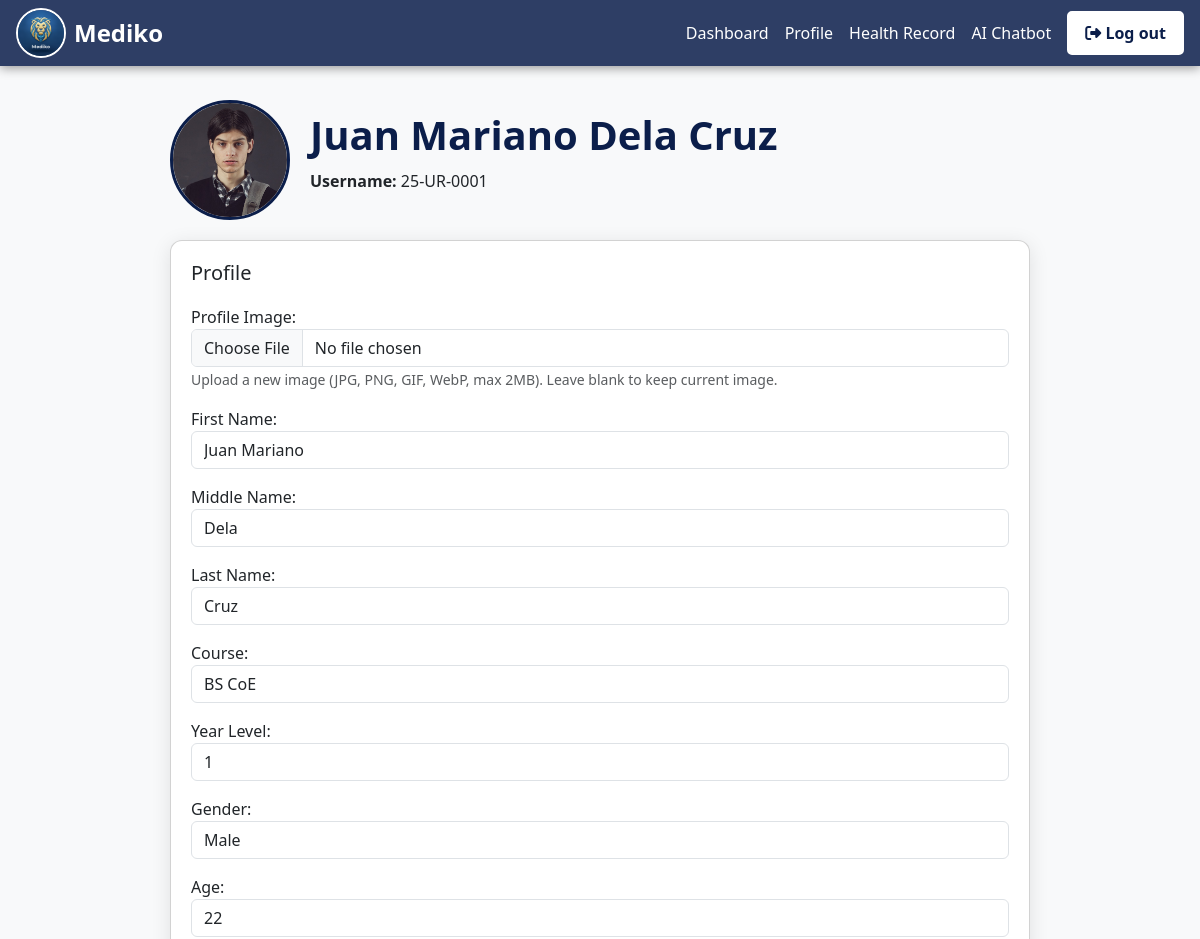
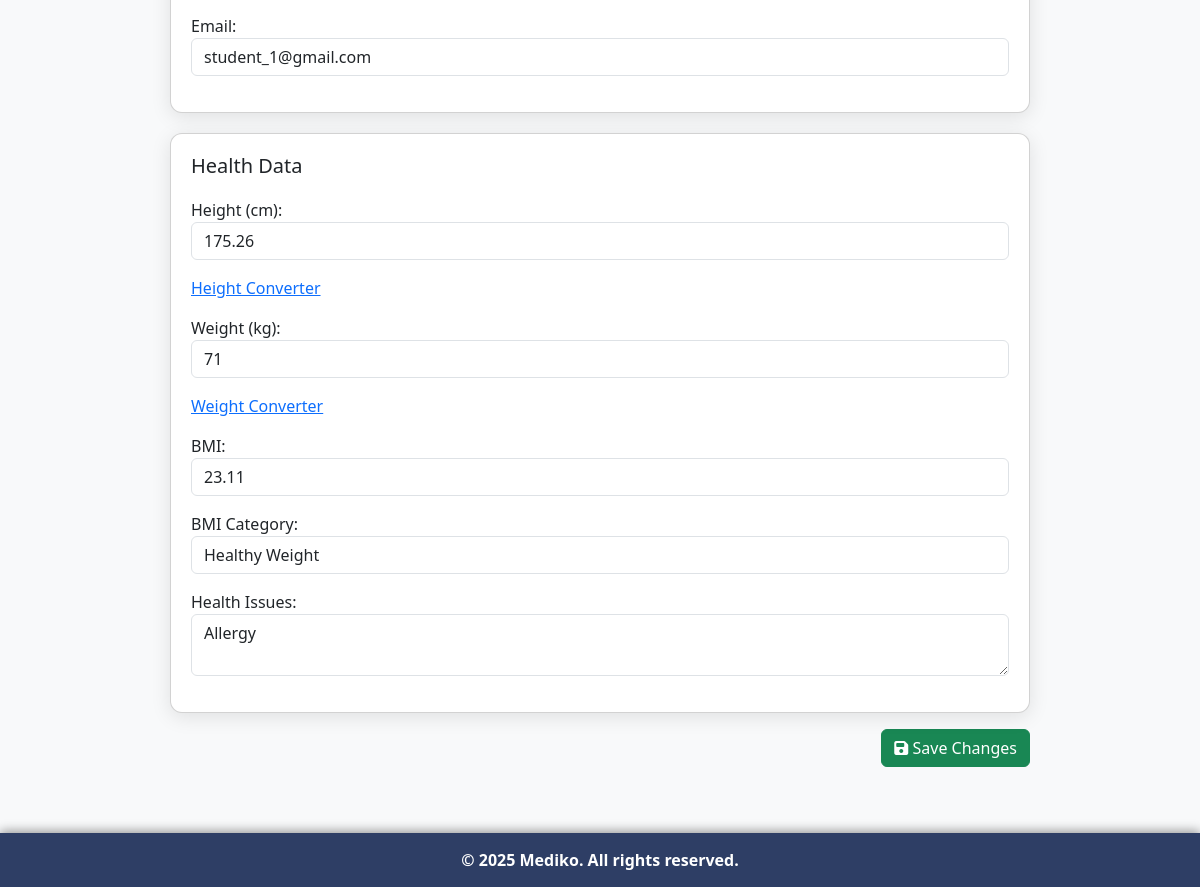
/main/user/user_EditProfile.php (signed in), run on the app's committed database (2 pictures, top to bottom).
### tables this page shows
CREATE TABLE `tb_students` (
  `stud_id` int(11) NOT NULL,
  `user_id` int(11) NOT NULL,
  `stud_lname` varchar(50) NOT NULL,
  `stud_fname` varchar(50) NOT NULL,
  `stud_mname` varchar(50) NOT NULL,
  `stud_course` enum('BS IT','BS Architecture','BS CoE','BS CE','BS EE','BS ME','BSED','BEED','BS Mathemathics','ABEL') NOT NULL,
  `stud_year` enum('1','2','3','4','5') NOT NULL,
  `stud_gender` enum('Male','Female') NOT NULL,
  `stud_age` varchar(50) NOT NULL,
  `stud_imageurl` varchar(255) NOT NULL DEFAULT 'uploads/default_avatar.png'
);

CREATE TABLE `tb_users` (
  `user_id` int(11) NOT NULL,
  `user_username` varchar(50) NOT NULL,
  `user_email` varchar(50) NOT NULL,
  `user_password` varchar(50) NOT NULL,
  `user_role` enum('Admin','Student') NOT NULL
);

CREATE TABLE `tb_record` (
  `record_id` int(11) NOT NULL,
  `stud_id` int(11) NOT NULL,
  `record_height` varchar(50) NOT NULL,
  `record_weight` varchar(50) NOT NULL,
  `record_bmi` varchar(50) NOT NULL,
  `record_bmiCategory` enum('Underweight','Healthy Weight','Overweight','Obesity') NOT NULL,
  `record_healthissues` text NOT NULL
);

### main/user/user_EditProfile.php (the view, shortened to what this page needs)
<?php
include("../../config/database.php");
include("../../template/header.php");
$user_id = $_SESSION['user_id'] ?? 0;
$default_image = "../../images/students/default_image.jpg";
$stud_imageurl = $default_image;
$stud_id = $stud_fname = $stud_mname = $stud_lname = "";
$course = $year = $stud_gender = $stud_age = "";
$user_username = $user_email = $user_role = "";
$health_record = [];
if ($user_id) {
    $stmt = $conn->prepare("
        SELECT
            s.stud_id, s.stud_fname, s.stud_mname, s.stud_lname,
            s.stud_course, s.stud_year, s.stud_gender, s.stud_age, s.stud_imageurl,
            u.user_username, u.user_email, u.user_role
        FROM tb_students AS s
        INNER JOIN tb_users AS u ON s.user_id = u.user_id
        WHERE s.user_id = ?
    ");
    $stmt->bind_param("i", $user_id);
    $stmt->execute();
    $result = $stmt->get_result();
    if ($result->num_rows > 0) {
        $row = $result->fetch_assoc();
        $stud_id = $row['stud_id'];
        $stud_fname = $row['stud_fname'];
        $stud_mname = $row['stud_mname'];
        $stud_lname = $row['stud_lname'];
        $course = $row['stud_course'];
        $year = $row['stud_year'];
        $stud_gender = $row['stud_gender'];
        $stud_age = $row['stud_age'];
        $user_username = $row['user_username'];
        $user_email = $row['user_email'];
        if (!empty($row['stud_imageurl'])) {
            $path = $row['stud_imageurl'];
            if (strpos($path, "../../") !== 0) {
                $path = "../../" . ltrim($path, "/");
            }
            $stud_imageurl = $path;
        }
    }
    $stmt = $conn->prepare("
        SELECT record_height, record_weight, record_bmi, record_bmiCategory, record_healthissues
        FROM tb_record
        WHERE stud_id = ?
        ORDER BY record_id DESC LIMIT 1
    ");
    $stmt->bind_param("i", $stud_id);
    $stmt->execute();
    $result = $stmt->get_result();
    if ($result->num_rows > 0) {
        $health_record = $result->fetch_assoc();
    }
}
$image_to_show = htmlspecialchars($stud_imageurl);
?>
<!DOCTYPE html>
<html lang="en">
<head>
<link href="https://cdn.jsdelivr.net/npm/bootstrap@5.3.3/dist/css/bootstrap.min.css" rel="stylesheet">
<link rel="stylesheet" href="https://cdnjs.cloudflare.com/ajax/libs/font-awesome/6.5.0/css/all.min.css">
</head>
<body>
<div class="profile-container">
    <div class="user-info">
        <img src="<?= $image_to_show; ?>" alt="Student Image"
             onerror="this.src='<?= htmlspecialchars($default_image); ?>';">
        <div>
            <h4><?= htmlspecialchars("$stud_fname $stud_mname $stud_lname"); ?></h4>
            <p><strong>Username:</strong> <?= htmlspecialchars($user_username); ?></p>
        </div>
    </div>
    <form action="user_SaveProfile.php" method="POST" enctype="multipart/form-data">
    <div class="card">
        <h5>Profile</h5>
        <div class="mb-3">
            <label>Profile Image:</label>
            <input type="file" name="stud_image" class="form-control" accept="image/*">
            <small class="form-text text-muted">Upload a new image (JPG, PNG, GIF, WebP, max 2MB). Leave blank to keep current image.</small>
        </div>
        <div class="mb-3">
            <label>First Name:</label>
            <input type="text" name="stud_fname" class="form-control" value="<?= htmlspecialchars($stud_fname); ?>" required>
        </div>
        <div class="mb-3">
            <label>Middle Name:</label>
            <input type="text" name="stud_mname" class="form-control" value="<?= htmlspecialchars($stud_mname); ?>" required>
        </div>
        <div class="mb-3">
            <label>Last Name:</label>
            <input type="text" name="stud_lname" class="form-control" value="<?= htmlspecialchars($stud_lname); ?>" required>
        </div>
        <div class="mb-3">
            <label>Course:</label>
            <select name="stud_course" class="form-control" required>
                <?php
                $courses = ['BS IT','BS Architecture','BS CoE','BS CE','BS EE','BS ME','BSED','BEED','BS Mathemathics','ABEL'];
                foreach ($courses as $c) {
                    $selected = ($c == $course) ? 'selected' : '';
                    echo "<option value=\"$c\" $selected>$c</option>";
                }
                ?>
            </select>
        </div>
        <div class="mb-3">
            <label>Year Level:</label>
            <select name="stud_year" class="form-control" required>
                <?php
                for ($i=1; $i<=5; $i++) {
                    $selected = ($i == $year) ? 'selected' : '';
                    echo "<option value=\"$i\" $selected>$i</option>";
                }
                ?>
            </select>
        </div>
        <div class="mb-3">
            <label>Gender:</label>
            <select name="stud_gender" class="form-control" required>
                <?php
                $genders = ['Male','Female'];
                foreach ($genders as $g) {
                    $selected = ($g == $stud_gender) ? 'selected' : '';
                    echo "<option value=\"$g\" $selected>$g</option>";
                }
                ?>
            </select>
        </div>
        <div class="mb-3">
            <label>Age:</label>
            <input type="number" name="stud_age" class="form-control" value="<?= htmlspecialchars($stud_age); ?>" required>
        </div>
        <div class="mb-3">
            <label>Email:</label>
            <input type="email" name="user_email" class="form-control" value="<?= htmlspecialchars($user_email); ?>" required>
        </div>
    </div>
    <div class="card">
        <h5>Health Data</h5>
        <div class="mb-3">
            <label>Height (cm):</label>
            <input type="number" step="0.01" id="heightCm" name="height_cm" class="form-control" value="<?= htmlspecialchars($health_record['record_height'] ?? ''); ?>" required>
        </div>
        <div class="mb-3">
            <a href="https://www.thecalculatorsite.com/conversions/common/height-converter.php" target="_blank">Height Converter</a>
        </div>
        <div class="mb-3">
            <label>Weight (kg):</label>
            <input type="number" step="0.01" id="weight" name="record_weight" class="form-control" value="<?= htmlspecialchars($health_record['record_weight'] ?? ''); ?>" required>
        </div>
        <div class="mb-3">
            <a href="https://www.thecalculatorsite.com/conversions/common/weight-converter.php" target="_blank">Weight Converter</a>
        </div>
        <div class="mb-3">
            <label>BMI:</label>
            <input type="number" step="0.01" id="bmi" name="record_bmi" class="form-control" value="<?= htmlspecialchars($health_record['record_bmi'] ?? ''); ?>" readonly>
        </div>
        <div class="mb-3">
            <label>BMI Category:</label>
            <input type="text" id="bmiCategory" name="record_bmiCategory" class="form-control" value="<?= htmlspecialchars($health_record['record_bmiCategory'] ?? ''); ?>" readonly>
        </div>
        <div class="mb-3">
            <label>Health Issues:</label>
            <textarea name="record_healthissues" class="form-control"><?= htmlspecialchars($health_record['record_healthissues'] ?? ''); ?></textarea>
        </div>
    </div>
    <div class="text-end mt-3">
        <button type="submit" class="btn btn-success"><i class="fa fa-save"></i> Save Changes</button>
    </div>
    </form>
</div>
<?php include("../../template/footer.php"); ?>

### template/header.php (style rules this page uses)
body { background-size: cover; font-family: 'Segoe UI', Tahoma, Geneva, Verdana, sans-serif; height: 100vh; margin: 0; color: #ffffff; }

### main/user/user_EditProfile.php (style rules this page uses)
body { background-color: #f8f9fa; font-family: 'Segoe UI'; min-height: 100vh; padding: 20px 0; }
.profile-container { max-width: 900px; margin: 80px auto 0; padding: 0 20px; padding-bottom: 120px; }
.user-info { display: flex; align-items: center; gap: 20px; margin-bottom: 20px; }
.user-info img { width: 120px; height: 120px; object-fit: cover; border-radius: 50%; border: 3px solid #0b1e4a; }
.user-info h4 { color: #0b1e4a; font-weight: bold; font-size: 2.5rem; margin-bottom: 10px; }
.card { background: #fff; border-radius: 12px; padding: 20px; box-shadow: 0 4px 20px rgba(0,0,0,0.1); margin-top: 20px; }
.card h5 { margin-bottom: 20px; }

### data on the page
tb_students: stud_imageurl (picture), stud_fname+stud_mname+stud_lname "Juan Mariano Dela Cruz", user.user_username "25-UR-0001", stud_fname "Juan Mariano", stud_mname "Dela", stud_lname "Cruz", stud_age "22", user_email "student_1@gmail.com"
tb_record: height_cm "175.26", record_weight "71", record_bmi "23.11", record_bmiCategory "Healthy Weight", record_healthissues "Allergy"

### other printed values
form field stud_course "BS CoE"
form field stud_year "1"
form field stud_gender "Male"
